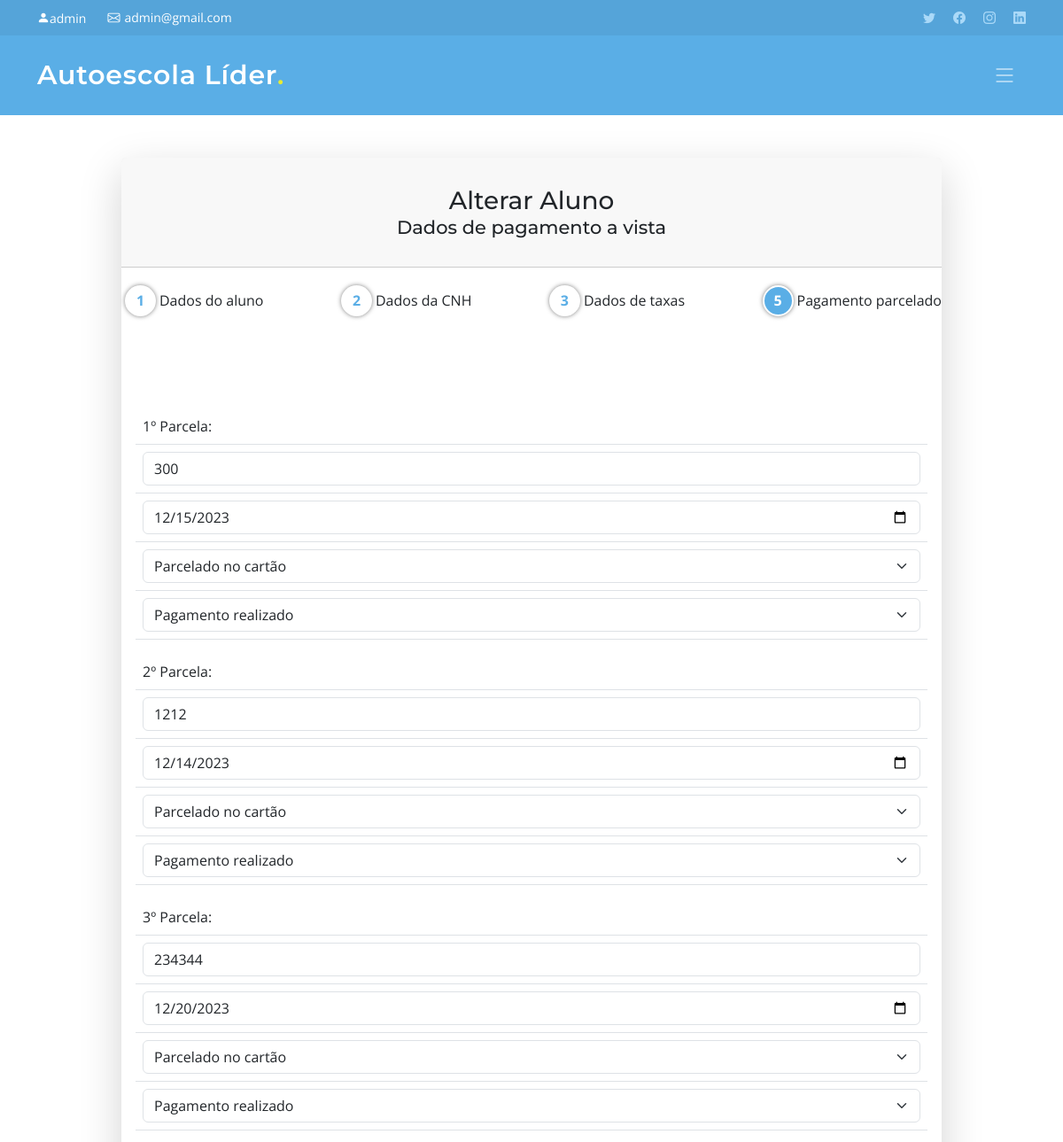
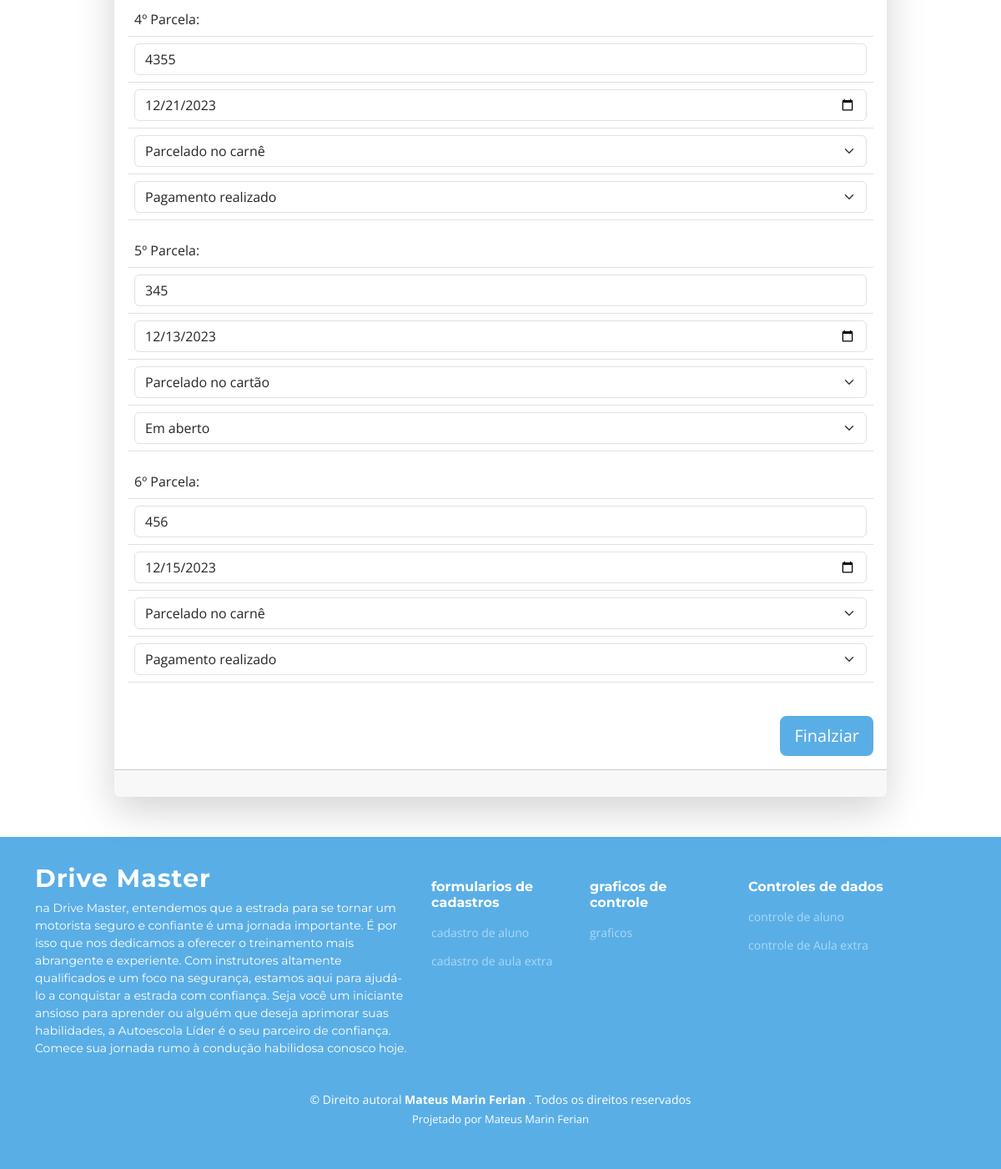
Screenshot of /alterar-pagamento-parcelado.php?al=26 (signed in) with the database file from the repository (2 pictures, top to bottom).
### tables this page shows
CREATE TABLE `tbl_first_installment` (
  `idPaymentInInstallments` int NOT NULL,
  `installment_value` int DEFAULT NULL,
  `installment_date` date DEFAULT NULL,
  `installment_mode` varchar(100) DEFAULT NULL,
  `installment_status` varchar(100) DEFAULT NULL,
  `idclient` int DEFAULT NULL
);

CREATE TABLE `tbl_second_installment` (
  `idPaymentInInstallments` int NOT NULL,
  `installment_value` int DEFAULT NULL,
  `installment_date` date DEFAULT NULL,
  `installment_mode` varchar(100) DEFAULT NULL,
  `installment_status` varchar(100) DEFAULT NULL,
  `idclient` int DEFAULT NULL
);

CREATE TABLE `tbl_third_installment` (
  `idPaymentInInstallments` int NOT NULL,
  `installment_value` int DEFAULT NULL,
  `installment_date` date DEFAULT NULL,
  `installment_mode` varchar(100) DEFAULT NULL,
  `installment_status` varchar(100) DEFAULT NULL,
  `idclient` int DEFAULT NULL
);

CREATE TABLE `tbl_fourth_installment` (
  `idPaymentInInstallments` int NOT NULL,
  `installment_value` int DEFAULT NULL,
  `installment_date` date DEFAULT NULL,
  `installment_mode` varchar(100) DEFAULT NULL,
  `installment_status` varchar(100) DEFAULT NULL,
  `idclient` int DEFAULT NULL
);

CREATE TABLE `tbl_fifth_installment` (
  `idPaymentInInstallments` int NOT NULL,
  `installment_value` int DEFAULT NULL,
  `installment_date` date DEFAULT NULL,
  `installment_mode` varchar(100) DEFAULT NULL,
  `installment_status` varchar(100) DEFAULT NULL,
  `idclient` int DEFAULT NULL
);

CREATE TABLE `tbl_sixth_installment` (
  `idPaymentInInstallments` int NOT NULL,
  `installment_value` int DEFAULT NULL,
  `installment_date` date DEFAULT NULL,
  `installment_mode` varchar(100) DEFAULT NULL,
  `installment_status` varchar(100) DEFAULT NULL,
  `idclient` int DEFAULT NULL
);

### alterar-pagamento-parcelado.php (the view, shortened to what the rows shown need)
<!DOCTYPE html>
<html lang="en">
<?php
include_once('include/header.php');
include_once('include/navbar.php');
include_once('./conexao/Conexao.php');
include_once('./dao/FirstPaymentInInstallmentsDAO.php');
include_once('./dao/SecondPaymentInInstallmentsDAO.php');
include_once "./dao/ThirdPaymentInInstallmentsDAO.php";
include_once "./dao/FourthPaymentInInstallmentsDAO.php";
include_once "./dao/FifthPaymentInInstallmentsDAO.php";
$firstPaymentInInstallmentsDAO = new FirstPaymentInInstallmentsDAO();
$secondPaymentInInstallmentsDAO = new SecondPaymentInInstallmentsDAO();
$thirdPaymentInInstallmentsDAO = new ThirdPaymentInInstallmentsDAO();
$fifthPaymentInInstallmentsDAO = new FifthPaymentInInstallmentsDAO();
$fourthPaymentInInstallmentsDAO = new FourthPaymentInInstallmentsDAO();
$sixthPaymentInInstallmentsDAO = new SixthPaymentInInstallmentsDAO();
?>
<link rel="stylesheet" href="css/registrationProcesses.css">
<body>
    <main>
        <?php
    if (isset($_GET["al"])) {
        $idClient = $_GET["al"];
        $firstPaymentInInstallments = $firstPaymentInInstallmentsDAO->findByClientId($idClient);
        $secondPaymentInInstallments = $secondPaymentInInstallmentsDAO->findByClientId($idClient);
        $thirdPaymentInInstallments = $thirdPaymentInInstallmentsDAO->findByClientId($idClient);
        $fourthPaymentInInstallments = $fourthPaymentInInstallmentsDAO->findByClientId($idClient);
        $fifthPaymentInInstallments = $fifthPaymentInInstallmentsDAO->findByClientId($idClient);
        $sixthPaymentInInstallments = $sixthPaymentInInstallmentsDAO->findByClientId($idClient);
        $installments = [
            1 => $firstPaymentInInstallments,
            2 => $secondPaymentInInstallments,
            3 => $thirdPaymentInInstallments,
            4 => $fourthPaymentInInstallments,
            5 => $fifthPaymentInInstallments,
            6 => $sixthPaymentInInstallments,
        ];
        if ($firstPaymentInInstallments) {
    ?>
        <div class="container">
            <div class="row justify-content-center">
                <div class="col-lg-10">
                    <div class="card shadow-lg border-0 rounded-lg mt-5">
                        <div class="card-body">
                            <form id="form4" action="controller/PaymentInInstallmentsController.php" method="POST">
                                <div class="row">
                                    <div class="col-sm-12 mt-3" id="paymentInstallments">
                                        <?php for ($i = 1; $i <= 6; $i++) : ?>
                                        <table class="table">
                                            <tr>
                                                <td><?= $i ?>º Parcela:</td>
                                            </tr>
                                            <tr>
                                                <td>
                                                    <input type="text" class="form-control"
                                                        name="valueOfInstallment<?= $i ?>" step="0.01"
                                                        placeholder="Digite o valor da <?= $i ?>ª parcela"
                                                        pattern="^\d{1,}(\.\d{1,2})?$|^(\d{1,3}(,\d{3})*(\.\d{1,2})?)?$" title="Por favor, insira um valor válido. Exemplo: 1.000,00"
                                                        value="<?php if(isset($installments[$i]) && $installments[$i]->getInstallmentValue()) { echo $installments[$i]->getInstallmentValue(); } ?>"
                                                        required>
                                                </td>
                                            </tr>
                                            <tr>
                                                <td>
                                                    <input type="date" class="form-control"
                                                        name="dateOfInstallment<?= $i ?>"
                                                        value="<?php if(isset($installments[$i]) && $installments[$i]->getInstallmentDate()) { echo $installments[$i]->getInstallmentDate(); } ?>"
                                                        required>
                                                </td>
                                            </tr>
                                            <tr>
                                                <td>
                                                    <select name="installmentMode<?= $i ?>" class="form-select"
                                                        required>
                                                        <option
                                                            <?= ($installments[$i]->getInstallmentMode() == 'Parcelado no cartão') ? 'selected' : ''; ?>>
                                                            Parcelado no cartão</option>
                                                        <option
                                                            <?= ($installments[$i]->getInstallmentMode() == 'Parcelado no carnê') ? 'selected' : ''; ?>>
                                                            Parcelado no carnê</option>
                                                    </select>
                                                </td>
                                            </tr>
                                            <tr>
                                                <td>
                                                    <select name="paymentStatus<?= $i ?>" class="form-select" required>
                                                        <option
                                                            <?= ($installments[$i]->getInstallmentStatus() == 'Pagamento realizado') ? 'selected' : ''; ?>>
                                                            Pagamento realizado</option>
                                                        <option
                                                            <?= ($installments[$i]->getInstallmentStatus() == 'Em aberto') ? 'selected' : ''; ?>>
                                                            Em aberto</option>
                                                    </select>
                                                </td>
                                            </tr>
                                        </table>
                                        <?php endfor; ?>
                                    </div>
                                    <br><br>
                                </div>
                            </form>
                        </div>
                    </div>
                </div>
            </div>
        </div>
        <?php
        }
            }?>
    </main>
    <br><br>
</body>
</html>

### rows the page displays
tbl_first_installment: valueOfInstallment1 "300", dateOfInstallment1 "12/15/2023", installmentMode1 "Parcelado no cartão", paymentStatus1 "Pagamento realizado"
tbl_second_installment: installment_value "1212", installment_date "12/14/2023", installment_mode "Parcelado no cartão", installment_status "Pagamento realizado"
tbl_third_installment: installment_value "234344", installment_date "12/20/2023", installment_mode "Parcelado no cartão", installment_status "Pagamento realizado"
tbl_fourth_installment: installment_value "4355", installment_date "12/21/2023", installment_mode "Parcelado no carnê", installment_status "Pagamento realizado"
tbl_fifth_installment: installment_value "345", installment_date "12/13/2023", installment_mode "Parcelado no cartão", installment_status "Em aberto"
tbl_sixth_installment: installment_value "456", installment_date "12/15/2023", installment_mode "Parcelado no carnê", installment_status "Pagamento realizado"

### other values shown
$_SESSION["name_administrator"] "admin"
$_SESSION["email"] "admin@gmail.com"
